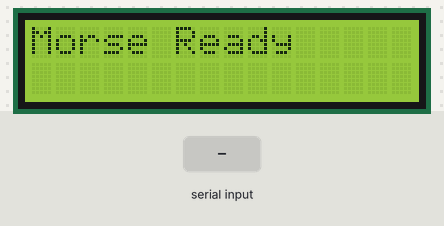
The sketch below on a simulated Arduino Uno, built with avr-gcc and run on an emulated ATmega328P. On the bench: 16×2 character LCD. The inputs (shaded band) are chosen by the test bench.

Above: at 0.1 s.
2.5 s: ".-\n" received over Serial
At 3.7 s:
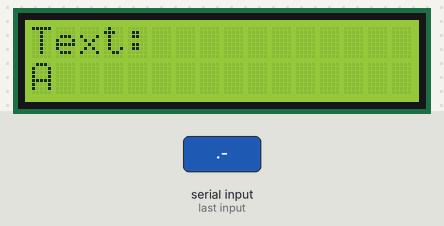
4.0 s: "-...\n" received over Serial
At 5.0 s:
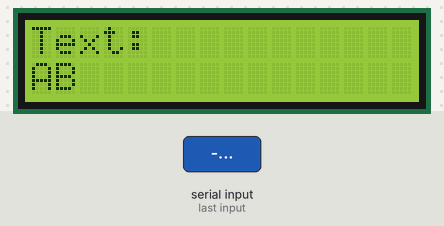
5.5 s: "-.-.\n" received over Serial
At 6.2 s:
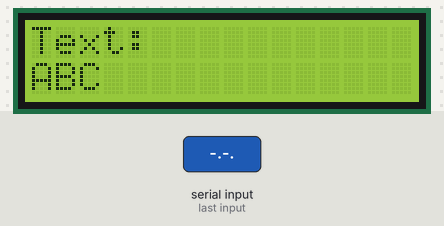
7.0 s: "-..\n" received over Serial
At 7.3 s:
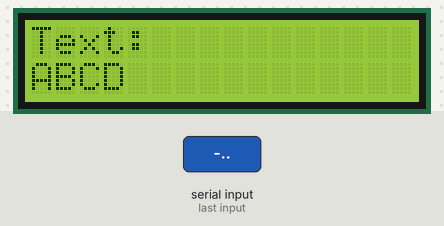
8.5 s: ".\n" received over Serial
At 9.6 s:
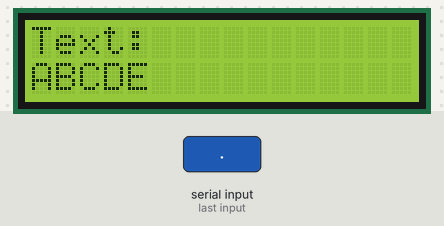
10.0 s: "..-.\n" received over Serial
At 10.9 s:
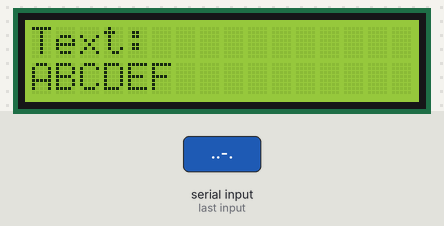
Timing chart, 0 to 13.0 s (numbered marks = the images above; inputs shaded):
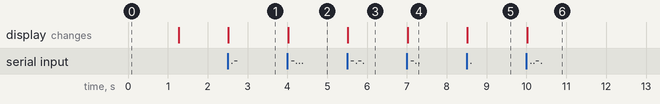

Measured:
- after the input at 2.5 s, the display: changes at once (image 1)
- after the input at 4.0 s, the display: changes at once (image 2)
- after the input at 5.5 s, the display: changes at once (image 3)
- after the input at 7.0 s, the display: changes at once (image 4)
- after the input at 8.5 s, the display: changes at once (image 5)
- after the input at 10.0 s, the display: changes at once (image 6)

The sketch:

sketch_apr23a.ino
```cpp
#include <Wire.h>
#include <LiquidCrystal_I2C.h>

LiquidCrystal_I2C lcd(0x27, 16, 2);

String morseBuffer = "";
String outputText = "";

unsigned long lastInputTime = 0;

// FULL MORSE DECODER
char decodeMorse(String code) {

  if (code == ".-") return 'A';
  if (code == "-...") return 'B';
  if (code == "-.-.") return 'C';
  if (code == "-..") return 'D';
  if (code == ".") return 'E';
  if (code == "..-.") return 'F';
  if (code == "--.") return 'G';
  if (code == "....") return 'H';
  if (code == "..") return 'I';
  if (code == ".---") return 'J';
  if (code == "-.-") return 'K';
  if (code == ".-..") return 'L';
  if (code == "--") return 'M';
  if (code == "-.") return 'N';
  if (code == "---") return 'O';
  if (code == ".--.") return 'P';
  if (code == "--.-") return 'Q';
  if (code == ".-.") return 'R';
  if (code == "...") return 'S';
  if (code == "-") return 'T';
  if (code == "..-") return 'U';
  if (code == "...-") return 'V';
  if (code == ".--") return 'W';
  if (code == "-..-") return 'X';
  if (code == "-.--") return 'Y';
  if (code == "--..") return 'Z';

  // numbers
  if (code == "-----") return '0';
  if (code == ".----") return '1';
  if (code == "..---") return '2';
  if (code == "...--") return '3';
  if (code == "....-") return '4';
  if (code == ".....") return '5';
  if (code == "-....") return '6';
  if (code == "--...") return '7';
  if (code == "---..") return '8';
  if (code == "----.") return '9';

  return '?';
}

// LCD update helper
void updateLCD() {
  lcd.clear();
  lcd.setCursor(0, 0);
  lcd.print("Text:");
  lcd.setCursor(0, 1);
  lcd.print(outputText);
}

void setup() {
  lcd.init();
  lcd.backlight();

  Serial.begin(9600);

  lcd.setCursor(0, 0);
  lcd.print("Morse Ready");
  delay(1200);
  lcd.clear();

  lastInputTime = millis();
}

void loop() {

  while (Serial.available()) {

    char input = Serial.read();
    lastInputTime = millis(); // reset timer on ANY input

    // DOT / DASH
    if (input == '.' || input == '-') {
      morseBuffer += input;
    }

    // SPACE = end of letter
    else if (input == ' ') {
      if (morseBuffer.length() > 0) {
        char decoded = decodeMorse(morseBuffer);
        outputText += decoded;
        morseBuffer = "";
        updateLCD();
      }
    }

    // '/' = word space
    else if (input == '/') {
      outputText += ' ';
      updateLCD();
    }

    // ENTER / newline = force flush last letter
    else if (input == '\n' || input == '\r') {
      if (morseBuffer.length() > 0) {
        char decoded = decodeMorse(morseBuffer);
        outputText += decoded;
        morseBuffer = "";
        updateLCD();
      }
    }
  }

  // ⏱ AUTO-CLEAR AFTER 10 SECONDS OF INACTIVITY
  if (outputText.length() > 0 && millis() - lastInputTime > 10000) {

    morseBuffer = "";
    outputText = "";

    lcd.clear();
    lcd.setCursor(0, 0);
    lcd.print("Cleared");

    delay(800);

    lcd.clear();
  }
}
```
